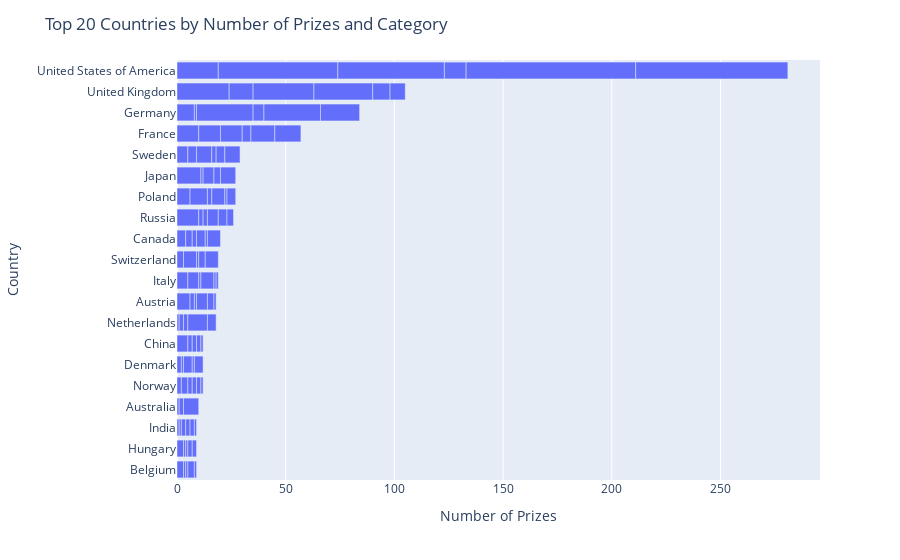

Notebook code for this chart:
### Code cell
# Without color, seems fine.
country_by_category_bar = px.bar(
    x=country_category_prizes["cat_prize"],
    y=country_category_prizes["birth_country_current"],
)

country_by_category_bar.update_layout(
    title="Top 20 Countries by Number of Prizes and Category",
    xaxis_title="Number of Prizes",
    yaxis_title="Country",
)

country_by_category_bar.show()

### Figure 1 — Plotly figure (JSON) as saved in the notebook; plotly's stock layout.template omitted (floating-point values rounded to 4 significant figures)
{"data": [{"alignmentgroup": "True", "hovertemplate": "x=%{x}<br>y=%{y}<extra></extra>", "legendgroup": "", "marker": {"color": "#636efa", "pattern": {"shape": ""}}, "name": "", "offsetgroup": "", "orientation": "h", "showlegend": false, "textposition": "auto", "type": "bar", "x": [3, 3, 1, 1, 1, 2, 2, 2, 1, 1, 1, 3, 1, 1, 2, 2, 1, 2, 7, 2, 3, 2, 2, 2, 2, 1, 4, 1, 5, 2, 2, 2, 1, 1, 4, 1, 6, 2, 1, 5, 3, 2, 2, 1, 9, 4, 5, 5, 3, 6, 1, 3, 1, 6, 6, 1, 1, 4, 3, 2, 4, 1, 6, 10, 2, 2, 5, 4, 3, 6, 8, 2, 6, 11, 1, 1, 5, 3, 7, 4, 5, 4, 7, 2, 4, 7, 10, 10, 10, 4, 11, 12, 8, 1, 26, 5, 26, 18, 24, 11, 28, 27, 8, 7, 19, 55, 49, 10, 78, 70], "xaxis": "x", "y": ["Belgium", "Hungary", "Hungary", "India", "India", "India", "India", "India", "India", "Belgium", "Belgium", "Belgium", "Hungary", "Belgium", "Hungary", "Hungary", "Australia", "Australia", "Australia", "Norway", "Norway", "Norway", "Norway", "Norway", "Denmark", "Denmark", "Denmark", "Denmark", "China", "China", "China", "China", "China", "Norway", "Denmark", "Netherlands", "Austria", "Austria", "Austria", "Austria", "Austria", "Netherlands", "Netherlands", "Austria", "Netherlands", "Netherlands", "Italy", "Italy", "Switzerland", "Switzerland", "Switzerland", "Switzerland", "Italy", "Switzerland", "Italy", "Italy", "Italy", "Canada", "Canada", "Canada", "Canada", "Canada", "Canada", "Russia", "Russia", "Russia", "Russia", "Russia", "Russia", "Poland", "Poland", "Poland", "Poland", "Japan", "Poland", "Japan", "Japan", "Japan", "Japan", "Poland", "Sweden", "Sweden", "Sweden", "Sweden", "Sweden", "Sweden", "France", "France", "France", "France", "France", "France", "Germany", "Germany", "Germany", "Germany", "Germany", "Germany", "United Kingdom", "United Kingdom", "United Kingdom", "United Kingdom", "United Kingdom", "United Kingdom", "United States of America", "United States of America", "United States of America", "United States of America", "United States of America", "United States of America"], "yaxis": "y"}], "layout": {"barmode": "relative", "legend": {"tracegroupgap": 0}, "margin": {"t": 60}, "title": {"text": "Top 20 Countries by Number of Prizes and Category"}, "xaxis": {"anchor": "y", "domain": [0, 1], "title": {"text": "Number of Prizes"}}, "yaxis": {"anchor": "x", "domain": [0, 1], "title": {"text": "Country"}}}}
